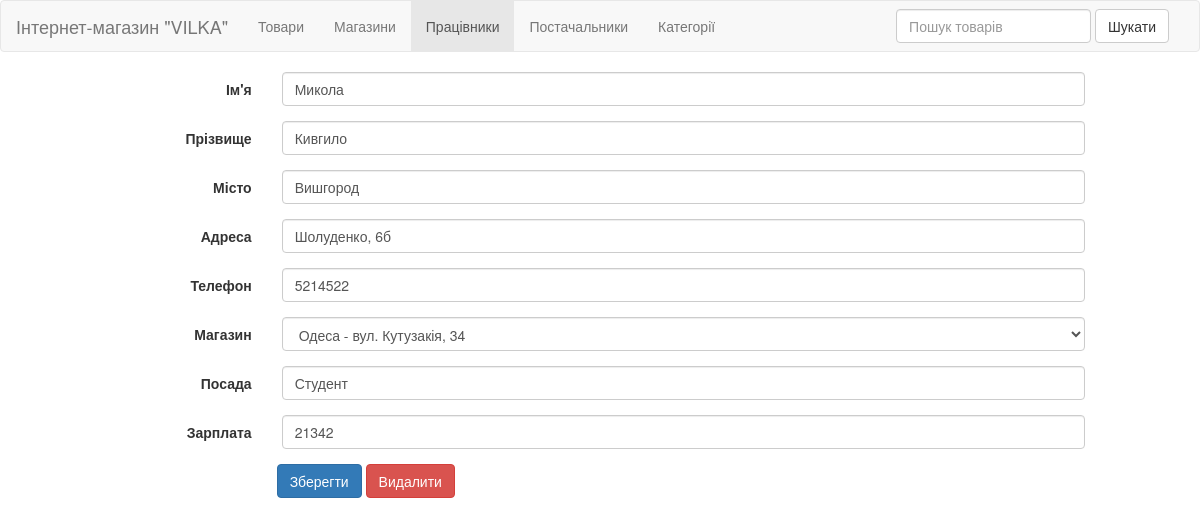
The page /c/employees/edit/1 on the database its author committed.
### tables this page shows
CREATE TABLE `c_employees` (
  `employees_id` int(11) NOT NULL,
  `first_name` varchar(15) DEFAULT NULL,
  `second_name` varchar(15) DEFAULT NULL,
  `city` varchar(50) DEFAULT NULL,
  `address` varchar(100) DEFAULT NULL,
  `tel` varchar(15) DEFAULT NULL,
  `stores_id` int(11) DEFAULT NULL,
  `position` varchar(100) DEFAULT NULL,
  `salary` int(11) DEFAULT NULL
);

CREATE TABLE `c_stores` (
  `stores_id` int(11) NOT NULL,
  `city` varchar(100) DEFAULT NULL,
  `address` varchar(1000) DEFAULT NULL,
  `ceo` varchar(500) DEFAULT NULL,
  `tel` varchar(15) DEFAULT NULL,
  `vacancies` int(11) DEFAULT NULL
);

### c/classes/View.php (called while the page is built, shortened)
<?php
class View{
	function generateView($view, $data = array()){
		include(ROOT . 'inc/' . $view . '.php');
	}
}

### c/index.php (called while the page is built, shortened)
<?php
include(ROOT . 'header.php');
Router::start();
include(ROOT . 'footer.php');

### c/classes/Db/Db.php (called while the page is built, shortened)
<?php
class Db extends Production{
	public $link;
	function __construct(){
		$this->link = new mysqli($this->dbHost, $this->userName, $this->UserPass, $this->dbName);
		$this->link->set_charset('utf8mb4');
	}
	public function select($table, $rows = null, $column = null, $val = null){
		$rows != null ? $rows = implode(', ', $rows) : $rows = '*';
		$where = $column . ' = ?';
		$query = "SELECT $rows FROM $table";
		if($column != null) $query .= ' WHERE ' . $where;
		$stmt = $this->link->prepare($query);
		if($column != null){
			$type = substr(gettype($val), 0, 1);
			$stmt->bind_param($type, $val);
		}
		$stmt->execute();
		$result = $this->fetchAssoc($stmt);
		return $result;
	}
	private function fetchAssoc($stmt){
		$meta = $stmt->result_metadata();
		while($field = $meta->fetch_field()){
			$fields[] = &$row[$field->name];
		}
		call_user_func_array(array($stmt, 'bind_result'), $fields);
		while($stmt->fetch()){
			foreach($row as $key => $value){
				$result_row[$key] = $value;
			}
			$result[] = $result_row;
		}
		return $result;
	}
}

### c/classes/Model.php (called while the page is built, shortened)
<?php
require_once (CLASS_DIR . 'Db/Db.php');
class Model{
	public $db;
	function __construct(){
		$this->db = new Db();
	}
	public function getData($table, $data=null){
		return $this->db->select($table, $data);
	}
	public function getDataById($table, $id){
		$column = substr($table, 2) . '_id';
		return $this->db->select($table, null, $column, $id);
	}
}

### c/classes/Controller.php (called while the page is built, shortened)
<?php
require_once CLASS_DIR . 'View.php';
require_once CLASS_DIR . 'Model.php';
class Controller{
	function __construct(){
		$this->model = new Model();
	}
}

### c/inc/edit_employees.php (the view, shortened to what this page needs)
<main>
	<form action="/c/employees/edit" method="POST" class="form-horizontal col-md-10 col-md-offset-1">
		<div class="form-group">
			<label for="first-name" class="col-sm-2 control-label">Ім'я</label>
		    <div class="col-sm-10">
		      <input type="text" class="form-control" name="first_name" id="first-name" placeholder="Ім'я" value="<?=$data['employee']['first_name']?>" required>
		    </div>
		</div>
		<div class="form-group">
			<label for="second-name" class="col-sm-2 control-label">Прізвище</label>
		    <div class="col-sm-10">
		      <input type="text" class="form-control" name="second_name" id="second-name" placeholder="Прізвище" value="<?=$data['employee']['second_name']?>" required>
		    </div>
		</div>
		<div class="form-group">
			<label for="city" class="col-sm-2 control-label">Місто</label>
		    <div class="col-sm-10">
		      <input type="text" class="form-control" name="city" id="city" placeholder="Місто" value="<?=$data['employee']['city']?>">
		    </div>
		</div>
		<div class="form-group">
			<label for="address" class="col-sm-2 control-label">Адреса</label>
		    <div class="col-sm-10">
		      <input type="text" class="form-control" name="address" id="address" placeholder="Адреса" value="<?=$data['employee']['address']?>">
		    </div>
		</div>
		<div class="form-group">
			<label for="tel" class="col-sm-2 control-label">Телефон</label>
		    <div class="col-sm-10">
		      <input type="text" class="form-control" name="tel" id="tel" placeholder="Телефон" value="<?=$data['employee']['tel']?>">
		    </div>
		</div>
		<div class="form-group">
			<label for="stores_id" class="col-sm-2 control-label">Магазин</label>
		    <div class="col-sm-10">
		    	<select class="form-control" name="stores_id" required>
					<?php
						foreach($data['stores'] as $value){
							echo '<option value="'.$value['stores_id'].'"';
							if($data['employee']['stores_id'] == $value['stores_id']) echo ' selected';
							echo '>'.$value['city'].' - '.$value['address'].'</option>';
						}
						?>
				</select>
		    </div>
		</div>
		<div class="form-group">
			<label for="position" class="col-sm-2 control-label">Посада</label>
		    <div class="col-sm-10">
		      <input type="text" class="form-control" name="position" id="position" placeholder="Посада" value="<?=$data['employee']['position']?>" required>
		    </div>
		</div>
		<div class="form-group">
			<label for="salary" class="col-sm-2 control-label">Зарплата</label>
		    <div class="col-sm-10">
		      <input type="text" class="form-control" name="salary" id="salary" placeholder="Зарплата" value="<?=$data['employee']['salary']?>">
		    </div>
		</div>
		<input type="submit" name="edit" value="Зберегти" class="btn btn-primary col-md-offset-2">
		<input type="submit" name="delete" value="Видалити" class="btn btn-danger">
	</form>
</main>

### rows shown on the page
c_employees: first_name "Микола", second_name "Кивгило", city "Вишгород", address "Шолуденко, 6б", tel "5214522", stores_id "Одеса - вул. Кутузакія, 34", position "Студент", salary "21342"
